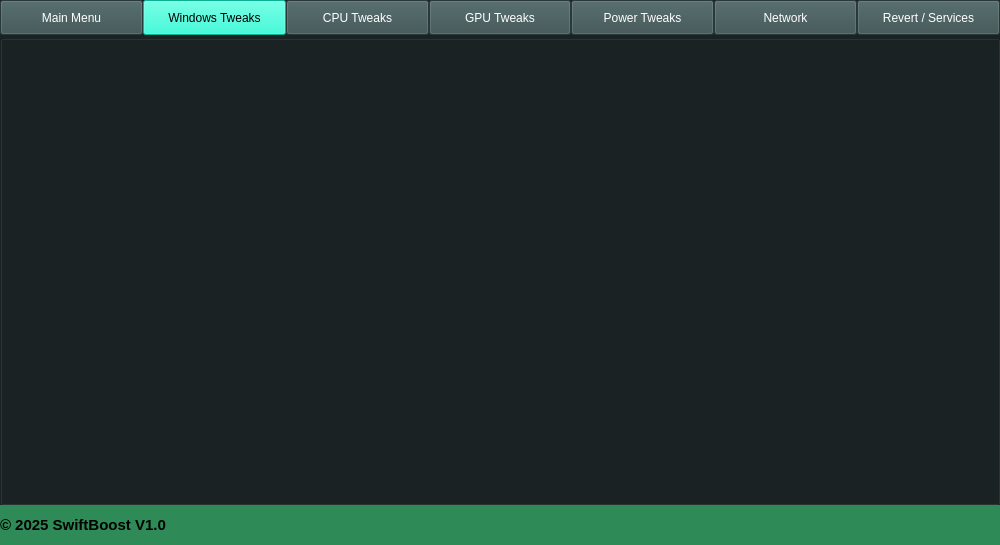
<?xml version="1.0" encoding="UTF-8"?>
<ui version="4.0">
 <class>MainWindow</class>
 <widget class="QMainWindow" name="MainWindow">
  <property name="windowModality">
   <enum>Qt::WindowModality::NonModal</enum>
  </property>
  <property name="geometry">
   <rect>
    <x>0</x>
    <y>0</y>
    <width>1000</width>
    <height>545</height>
   </rect>
  </property>
  <property name="minimumSize">
   <size>
    <width>1000</width>
    <height>545</height>
   </size>
  </property>
  <property name="maximumSize">
   <size>
    <width>1000</width>
    <height>545</height>
   </size>
  </property>
  <property name="windowTitle">
   <string>SwiftBoost</string>
  </property>
  <property name="styleSheet">
   <string notr="true">background-color: rgb(27, 34, 35);</string>
  </property>
  <widget class="QWidget" name="centralwidget">
   <layout class="QVBoxLayout" name="verticalLayout">
    <property name="spacing">
     <number>0</number>
    </property>
    <property name="leftMargin">
     <number>0</number>
    </property>
    <property name="topMargin">
     <number>0</number>
    </property>
    <property name="rightMargin">
     <number>0</number>
    </property>
    <property name="bottomMargin">
     <number>0</number>
    </property>
    <item>
     <layout class="QHBoxLayout" name="horizontalLayout">
      <property name="spacing">
       <number>0</number>
      </property>
      <item>
       <widget class="QPushButton" name="main_menu">
        <property name="minimumSize">
         <size>
          <width>130</width>
          <height>35</height>
         </size>
        </property>
        <property name="maximumSize">
         <size>
          <width>145</width>
          <height>35</height>
         </size>
        </property>
        <property name="styleSheet">
         <string notr="true">background-color: rgb(58, 79, 80);
color: white;</string>
        </property>
        <property name="text">
         <string>Main Menu</string>
        </property>
       </widget>
      </item>
      <item>
       <widget class="QPushButton" name="windows_tweaks">
        <property name="minimumSize">
         <size>
          <width>130</width>
          <height>35</height>
         </size>
        </property>
        <property name="maximumSize">
         <size>
          <width>145</width>
          <height>35</height>
         </size>
        </property>
        <property name="autoFillBackground">
         <bool>false</bool>
        </property>
        <property name="styleSheet">
         <string notr="true">background-color: rgb(14, 246, 204);
color: black;</string>
        </property>
        <property name="text">
         <string>Windows Tweaks</string>
        </property>
       </widget>
      </item>
      <item>
       <widget class="QPushButton" name="cpu_tweaks">
        <property name="minimumSize">
         <size>
          <width>130</width>
          <height>35</height>
         </size>
        </property>
        <property name="maximumSize">
         <size>
          <width>145</width>
          <height>35</height>
         </size>
        </property>
        <property name="styleSheet">
         <string notr="true">background-color: rgb(58, 79, 80);
color: white;</string>
        </property>
        <property name="text">
         <string>CPU Tweaks</string>
        </property>
       </widget>
      </item>
      <item>
       <widget class="QPushButton" name="gpu_tweaks">
        <property name="minimumSize">
         <size>
          <width>130</width>
          <height>35</height>
         </size>
        </property>
        <property name="maximumSize">
         <size>
          <width>145</width>
          <height>35</height>
         </size>
        </property>
        <property name="styleSheet">
         <string notr="true">background-color: rgb(58, 79, 80);
color: white;</string>
        </property>
        <property name="text">
         <string>GPU Tweaks</string>
        </property>
       </widget>
      </item>
      <item>
       <widget class="QPushButton" name="power_tweaks">
        <property name="minimumSize">
         <size>
          <width>130</width>
          <height>35</height>
         </size>
        </property>
        <property name="maximumSize">
         <size>
          <width>145</width>
          <height>35</height>
         </size>
        </property>
        <property name="autoFillBackground">
         <bool>false</bool>
        </property>
        <property name="styleSheet">
         <string notr="true">background-color: rgb(58, 79, 80);
color: white;</string>
        </property>
        <property name="text">
         <string>Power Tweaks</string>
        </property>
       </widget>
      </item>
      <item>
       <widget class="QPushButton" name="network">
        <property name="minimumSize">
         <size>
          <width>130</width>
          <height>35</height>
         </size>
        </property>
        <property name="maximumSize">
         <size>
          <width>145</width>
          <height>35</height>
         </size>
        </property>
        <property name="styleSheet">
         <string notr="true">background-color: rgb(58, 79, 80);
color: white;</string>
        </property>
        <property name="text">
         <string>Network</string>
        </property>
       </widget>
      </item>
      <item>
       <widget class="QPushButton" name="revert_and_services">
        <property name="minimumSize">
         <size>
          <width>130</width>
          <height>35</height>
         </size>
        </property>
        <property name="maximumSize">
         <size>
          <width>145</width>
          <height>35</height>
         </size>
        </property>
        <property name="autoFillBackground">
         <bool>false</bool>
        </property>
        <property name="styleSheet">
         <string notr="true">background-color: rgb(58, 79, 80);
color: white;</string>
        </property>
        <property name="text">
         <string>Revert / Services</string>
        </property>
       </widget>
      </item>
     </layout>
    </item>
    <item>
     <widget class="QGroupBox" name="group_windows">
      <property name="sizePolicy">
       <sizepolicy hsizetype="Preferred" vsizetype="Expanding">
        <horstretch>0</horstretch>
        <verstretch>0</verstretch>
       </sizepolicy>
      </property>
      <property name="styleSheet">
       <string notr="true">gridline-color: rgb(0, 0, 0);</string>
      </property>
      <property name="title">
       <string/>
      </property>
      <layout class="QVBoxLayout" name="contentLayout">
       <property name="spacing">
        <number>0</number>
       </property>
       <property name="leftMargin">
        <number>10</number>
       </property>
       <property name="topMargin">
        <number>0</number>
       </property>
       <property name="rightMargin">
        <number>10</number>
       </property>
       <property name="bottomMargin">
        <number>10</number>
       </property>
      </layout>
     </widget>
    </item>
    <item>
     <widget class="QLabel" name="footerLabel">
      <property name="minimumSize">
       <size>
        <width>0</width>
        <height>40</height>
       </size>
      </property>
      <property name="maximumSize">
       <size>
        <width>16777215</width>
        <height>50</height>
       </size>
      </property>
      <property name="styleSheet">
       <string notr="true">background-color: rgb(46, 139, 87); color: black; font-size: 11pt;</string>
      </property>
      <property name="frameShape">
       <enum>QFrame::Shape::NoFrame</enum>
      </property>
      <property name="text">
       <string>&lt;html&gt;&lt;head/&gt;&lt;body&gt;&lt;p&gt;&lt;span style=&quot; font-weight:700;&quot;&gt;© 2025 SwiftBoost V1.0&lt;/span&gt;&lt;/p&gt;&lt;/body&gt;&lt;/html&gt;</string>
      </property>
      <property name="alignment">
       <set>Qt::AlignmentFlag::AlignLeading|Qt::AlignmentFlag::AlignLeft|Qt::AlignmentFlag::AlignVCenter</set>
      </property>
      <property name="wordWrap">
       <bool>true</bool>
      </property>
     </widget>
    </item>
   </layout>
  </widget>
 </widget>
 <resources/>
 <connections/>
</ui>
